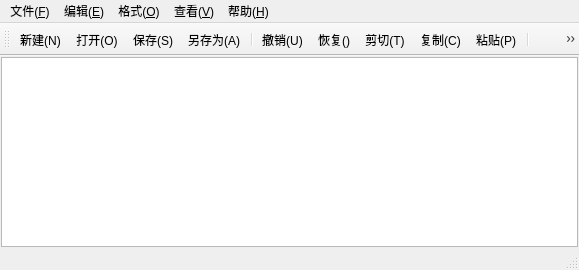
<?xml version="1.0" encoding="UTF-8"?>
<ui version="4.0">
 <class>MainWindow</class>
 <widget class="QMainWindow" name="MainWindow">
  <property name="geometry">
   <rect>
    <x>0</x>
    <y>0</y>
    <width>579</width>
    <height>270</height>
   </rect>
  </property>
  <property name="windowTitle">
   <string>无标题.txt - 小牛文本编辑器</string>
  </property>
  <widget class="QWidget" name="centralwidget">
   <layout class="QGridLayout" name="gridLayout">
    <property name="leftMargin">
     <number>1</number>
    </property>
    <property name="topMargin">
     <number>1</number>
    </property>
    <property name="rightMargin">
     <number>1</number>
    </property>
    <property name="bottomMargin">
     <number>1</number>
    </property>
    <item row="0" column="0">
     <widget class="CodeEditor" name="TextEdit"/>
    </item>
   </layout>
  </widget>
  <widget class="QMenuBar" name="menubar">
   <property name="geometry">
    <rect>
     <x>0</x>
     <y>0</y>
     <width>579</width>
     <height>21</height>
    </rect>
   </property>
   <widget class="QMenu" name="menu_F">
    <property name="title">
     <string>文件(&amp;F)</string>
    </property>
    <addaction name="actionNew"/>
    <addaction name="actionOpen"/>
    <addaction name="actionSave"/>
    <addaction name="actionSaveAs"/>
   </widget>
   <widget class="QMenu" name="menu_E">
    <property name="title">
     <string>编辑(&amp;E)</string>
    </property>
    <addaction name="actionUndo_2"/>
    <addaction name="actionRedo"/>
    <addaction name="actionCut"/>
    <addaction name="actionCopy"/>
    <addaction name="actionPaste"/>
    <addaction name="separator"/>
    <addaction name="actionFind"/>
    <addaction name="actionReplace"/>
    <addaction name="separator"/>
    <addaction name="actionSelectAll"/>
   </widget>
   <widget class="QMenu" name="menu_O">
    <property name="title">
     <string>格式(&amp;O)</string>
    </property>
    <addaction name="actionWordWrap"/>
    <addaction name="actionShowLineNumbers"/>
    <addaction name="actionfont"/>
    <addaction name="actionfontcolor"/>
    <addaction name="separator"/>
    <addaction name="actionFontBackgroundColor"/>
    <addaction name="actionEditorBackgroundColor"/>
   </widget>
   <widget class="QMenu" name="menu_V">
    <property name="title">
     <string>查看(&amp;V)</string>
    </property>
    <addaction name="actiontoolbar"/>
    <addaction name="actionStatusBar"/>
   </widget>
   <widget class="QMenu" name="menu_H">
    <property name="title">
     <string>帮助(&amp;H)</string>
    </property>
    <addaction name="actionAbout"/>
   </widget>
   <addaction name="menu_F"/>
   <addaction name="menu_E"/>
   <addaction name="menu_O"/>
   <addaction name="menu_V"/>
   <addaction name="menu_H"/>
  </widget>
  <widget class="QStatusBar" name="statusbar"/>
  <widget class="QToolBar" name="toolBar">
   <property name="windowTitle">
    <string>toolBar</string>
   </property>
   <attribute name="toolBarArea">
    <enum>TopToolBarArea</enum>
   </attribute>
   <attribute name="toolBarBreak">
    <bool>false</bool>
   </attribute>
   <addaction name="actionNew"/>
   <addaction name="actionOpen"/>
   <addaction name="actionSave"/>
   <addaction name="actionSaveAs"/>
   <addaction name="separator"/>
   <addaction name="actionUndo_2"/>
   <addaction name="actionRedo"/>
   <addaction name="actionCut"/>
   <addaction name="actionCopy"/>
   <addaction name="actionPaste"/>
   <addaction name="separator"/>
   <addaction name="actiontoolbar"/>
   <addaction name="actionStatusBar"/>
   <addaction name="separator"/>
   <addaction name="actionSelectAll"/>
   <addaction name="actionWordWrap"/>
   <addaction name="actionfont"/>
   <addaction name="actionShowLineNumbers"/>
   <addaction name="separator"/>
   <addaction name="actionFind"/>
   <addaction name="actionReplace"/>
  </widget>
  <action name="actionNew">
   <property name="icon">
    <iconset resource="res.qrc">
     <normaloff>:/img/new-32.png</normaloff>:/img/new-32.png</iconset>
   </property>
   <property name="text">
    <string>新建(&amp;N)</string>
   </property>
   <property name="toolTip">
    <string>新建</string>
   </property>
   <property name="shortcut">
    <string>Ctrl+N</string>
   </property>
  </action>
  <action name="actionOpen">
   <property name="icon">
    <iconset resource="res.qrc">
     <normaloff>:/img/open-32.png</normaloff>:/img/open-32.png</iconset>
   </property>
   <property name="text">
    <string>打开(&amp;O)</string>
   </property>
   <property name="toolTip">
    <string>打开</string>
   </property>
   <property name="shortcut">
    <string>Ctrl+O</string>
   </property>
  </action>
  <action name="actionSave">
   <property name="icon">
    <iconset resource="res.qrc">
     <normaloff>:/img/save-32.png</normaloff>:/img/save-32.png</iconset>
   </property>
   <property name="text">
    <string>保存(&amp;S)</string>
   </property>
   <property name="shortcut">
    <string>Ctrl+S</string>
   </property>
  </action>
  <action name="actionSaveAs">
   <property name="icon">
    <iconset resource="res.qrc">
     <normaloff>:/img/save-as-32.png</normaloff>:/img/save-as-32.png</iconset>
   </property>
   <property name="text">
    <string>另存为(&amp;A)</string>
   </property>
   <property name="toolTip">
    <string>另存为</string>
   </property>
   <property name="shortcut">
    <string>Ctrl+Shift+S</string>
   </property>
  </action>
  <action name="actionRedo">
   <property name="icon">
    <iconset resource="res.qrc">
     <normaloff>:/img/redo-32.png</normaloff>:/img/redo-32.png</iconset>
   </property>
   <property name="text">
    <string>恢复()</string>
   </property>
   <property name="toolTip">
    <string>恢复</string>
   </property>
   <property name="shortcut">
    <string>Ctrl+Shift+Z</string>
   </property>
  </action>
  <action name="actionCut">
   <property name="icon">
    <iconset resource="res.qrc">
     <normaloff>:/img/cut-32.png</normaloff>:/img/cut-32.png</iconset>
   </property>
   <property name="text">
    <string>剪切(T)</string>
   </property>
   <property name="toolTip">
    <string>剪切</string>
   </property>
   <property name="shortcut">
    <string>Ctrl+X</string>
   </property>
  </action>
  <action name="actionCopy">
   <property name="icon">
    <iconset resource="res.qrc">
     <normaloff>:/img/copy-32.png</normaloff>:/img/copy-32.png</iconset>
   </property>
   <property name="text">
    <string>复制(&amp;C)</string>
   </property>
   <property name="toolTip">
    <string>复制</string>
   </property>
   <property name="shortcut">
    <string>Ctrl+C</string>
   </property>
  </action>
  <action name="actionPaste">
   <property name="icon">
    <iconset resource="res.qrc">
     <normaloff>:/img/paste-32.png</normaloff>:/img/paste-32.png</iconset>
   </property>
   <property name="text">
    <string>粘贴(P)</string>
   </property>
   <property name="toolTip">
    <string>粘贴</string>
   </property>
   <property name="shortcut">
    <string>Ctrl+V</string>
   </property>
  </action>
  <action name="actionUndo_2">
   <property name="icon">
    <iconset resource="res.qrc">
     <normaloff>:/img/undo-32.png</normaloff>:/img/undo-32.png</iconset>
   </property>
   <property name="text">
    <string>撤销(U)</string>
   </property>
   <property name="toolTip">
    <string>撤销</string>
   </property>
   <property name="shortcut">
    <string>Ctrl+Z</string>
   </property>
  </action>
  <action name="actionFind">
   <property name="icon">
    <iconset resource="res.qrc">
     <normaloff>:/img/find-32.png</normaloff>:/img/find-32.png</iconset>
   </property>
   <property name="text">
    <string>查找(&amp;F)</string>
   </property>
   <property name="toolTip">
    <string>查找</string>
   </property>
   <property name="shortcut">
    <string>Ctrl+F</string>
   </property>
  </action>
  <action name="actionReplace">
   <property name="icon">
    <iconset resource="res.qrc">
     <normaloff>:/img/replace-32.png</normaloff>:/img/replace-32.png</iconset>
   </property>
   <property name="text">
    <string>替换(R)</string>
   </property>
   <property name="toolTip">
    <string>替换</string>
   </property>
   <property name="shortcut">
    <string>Ctrl+H</string>
   </property>
  </action>
  <action name="actionSelectAll">
   <property name="icon">
    <iconset resource="res.qrc">
     <normaloff>:/img/select-all-32.png</normaloff>:/img/select-all-32.png</iconset>
   </property>
   <property name="text">
    <string>全选(A)</string>
   </property>
   <property name="toolTip">
    <string>全选</string>
   </property>
   <property name="shortcut">
    <string>Ctrl+A</string>
   </property>
  </action>
  <action name="actionWordWrap">
   <property name="icon">
    <iconset resource="res.qrc">
     <normaloff>:/img/wrap-32.png</normaloff>:/img/wrap-32.png</iconset>
   </property>
   <property name="text">
    <string>自动换行(W)</string>
   </property>
   <property name="toolTip">
    <string>自动换行</string>
   </property>
  </action>
  <action name="actionShowLineNumbers">
   <property name="icon">
    <iconset resource="res.qrc">
     <normaloff>:/img/line-numbers-32.png</normaloff>:/img/line-numbers-32.png</iconset>
   </property>
   <property name="text">
    <string>显示行号(L)</string>
   </property>
   <property name="toolTip">
    <string>显示行号</string>
   </property>
   <property name="shortcut">
    <string>Ctrl+L</string>
   </property>
  </action>
  <action name="actionfont">
   <property name="icon">
    <iconset resource="res.qrc">
     <normaloff>:/img/font-32.png</normaloff>:/img/font-32.png</iconset>
   </property>
   <property name="text">
    <string>字体(F)</string>
   </property>
   <property name="toolTip">
    <string>字体</string>
   </property>
  </action>
  <action name="actionfontcolor">
   <property name="text">
    <string>字体颜色</string>
   </property>
   <property name="toolTip">
    <string>字体颜色</string>
   </property>
  </action>
  <action name="actionFontBackgroundColor">
   <property name="text">
    <string>字体背景色</string>
   </property>
   <property name="toolTip">
    <string>字体背景色</string>
   </property>
  </action>
  <action name="actionEditorBackgroundColor">
   <property name="text">
    <string>编辑器背景色</string>
   </property>
   <property name="toolTip">
    <string>编辑器背景色</string>
   </property>
  </action>
  <action name="actiontoolbar">
   <property name="icon">
    <iconset resource="res.qrc">
     <normaloff>:/img/toolbar-32.png</normaloff>:/img/toolbar-32.png</iconset>
   </property>
   <property name="text">
    <string>工具栏(T)</string>
   </property>
   <property name="toolTip">
    <string>工具栏</string>
   </property>
  </action>
  <action name="actionStatusBar">
   <property name="icon">
    <iconset resource="res.qrc">
     <normaloff>:/img/status-bar-32.png</normaloff>:/img/status-bar-32.png</iconset>
   </property>
   <property name="text">
    <string>状态栏(S)</string>
   </property>
   <property name="toolTip">
    <string>状态栏</string>
   </property>
  </action>
  <action name="actionAbout">
   <property name="icon">
    <iconset resource="res.qrc">
     <normaloff>:/img/about-32.png</normaloff>:/img/about-32.png</iconset>
   </property>
   <property name="text">
    <string>关于(A)</string>
   </property>
   <property name="toolTip">
    <string>关于</string>
   </property>
  </action>
 </widget>
 <customwidgets>
  <customwidget>
   <class>CodeEditor</class>
   <extends>QPlainTextEdit</extends>
   <header>mainwindow.h</header>
   <container>1</container>
  </customwidget>
 </customwidgets>
 <tabstops>
  <tabstop>TextEdit</tabstop>
 </tabstops>
 <resources>
  <include location="res.qrc"/>
 </resources>
 <connections/>
</ui>
